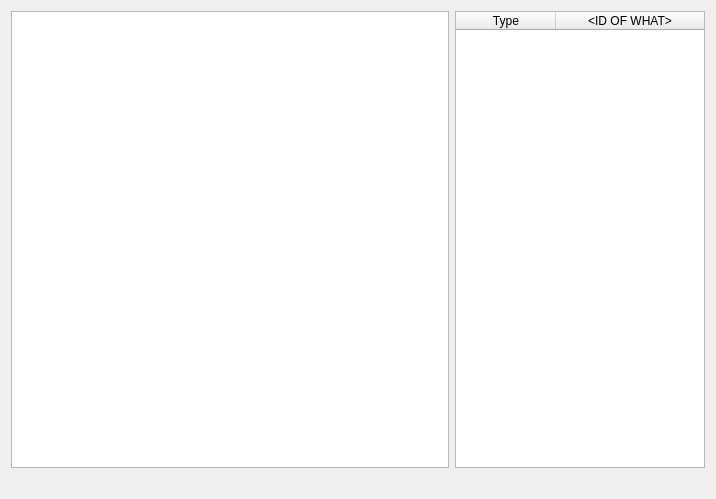
<?xml version="1.0" encoding="UTF-8"?>
<ui version="4.0">
 <class>Frame</class>
 <widget class="QFrame" name="Frame">
  <property name="geometry">
   <rect>
    <x>0</x>
    <y>0</y>
    <width>716</width>
    <height>499</height>
   </rect>
  </property>
  <property name="sizePolicy">
   <sizepolicy hsizetype="Expanding" vsizetype="Expanding">
    <horstretch>0</horstretch>
    <verstretch>0</verstretch>
   </sizepolicy>
  </property>
  <property name="minimumSize">
   <size>
    <width>400</width>
    <height>400</height>
   </size>
  </property>
  <property name="windowTitle">
   <string>Frame</string>
  </property>
  <property name="frameShape">
   <enum>QFrame::NoFrame</enum>
  </property>
  <property name="frameShadow">
   <enum>QFrame::Raised</enum>
  </property>
  <layout class="QVBoxLayout" name="verticalLayout">
   <property name="sizeConstraint">
    <enum>QLayout::SetNoConstraint</enum>
   </property>
   <item>
    <layout class="QHBoxLayout" name="horizontalLayout">
     <item>
      <widget class="QTableWidget" name="tableCool">
       <property name="sizePolicy">
        <sizepolicy hsizetype="Expanding" vsizetype="Expanding">
         <horstretch>0</horstretch>
         <verstretch>0</verstretch>
        </sizepolicy>
       </property>
       <attribute name="horizontalHeaderVisible">
        <bool>true</bool>
       </attribute>
       <attribute name="verticalHeaderVisible">
        <bool>false</bool>
       </attribute>
      </widget>
     </item>
     <item>
      <widget class="QTableWidget" name="tableTypes">
       <property name="sizePolicy">
        <sizepolicy hsizetype="MinimumExpanding" vsizetype="Expanding">
         <horstretch>0</horstretch>
         <verstretch>0</verstretch>
        </sizepolicy>
       </property>
       <property name="maximumSize">
        <size>
         <width>250</width>
         <height>16777215</height>
        </size>
       </property>
       <property name="gridStyle">
        <enum>Qt::NoPen</enum>
       </property>
       <attribute name="horizontalHeaderStretchLastSection">
        <bool>true</bool>
       </attribute>
       <attribute name="verticalHeaderVisible">
        <bool>true</bool>
       </attribute>
       <attribute name="verticalHeaderStretchLastSection">
        <bool>true</bool>
       </attribute>
       <column>
        <property name="text">
         <string>Type</string>
        </property>
       </column>
       <column>
        <property name="text">
         <string>&lt;ID OF WHAT&gt;</string>
        </property>
        <property name="textAlignment">
         <set>AlignHCenter|AlignVCenter|AlignCenter</set>
        </property>
       </column>
      </widget>
     </item>
    </layout>
   </item>
   <item>
    <widget class="QLabel" name="selectHapIdLabel">
     <property name="enabled">
      <bool>true</bool>
     </property>
     <property name="palette">
      <palette>
       <active>
        <colorrole role="WindowText">
         <brush brushstyle="SolidPattern">
          <color alpha="255">
           <red>255</red>
           <green>0</green>
           <blue>0</blue>
          </color>
         </brush>
        </colorrole>
       </active>
       <inactive>
        <colorrole role="WindowText">
         <brush brushstyle="SolidPattern">
          <color alpha="255">
           <red>255</red>
           <green>0</green>
           <blue>0</blue>
          </color>
         </brush>
        </colorrole>
       </inactive>
       <disabled>
        <colorrole role="WindowText">
         <brush brushstyle="SolidPattern">
          <color alpha="255">
           <red>131</red>
           <green>131</green>
           <blue>131</blue>
          </color>
         </brush>
        </colorrole>
       </disabled>
      </palette>
     </property>
     <property name="font">
      <font>
       <weight>75</weight>
       <bold>true</bold>
      </font>
     </property>
     <property name="toolTip">
      <string extracomment="Please select column of Hap ID in the righmost table"/>
     </property>
     <property name="text">
      <string>&lt;PLEASE SELECT&gt;</string>
     </property>
     <property name="alignment">
      <set>Qt::AlignRight|Qt::AlignTrailing|Qt::AlignVCenter</set>
     </property>
    </widget>
   </item>
  </layout>
 </widget>
 <resources/>
 <connections/>
</ui>
